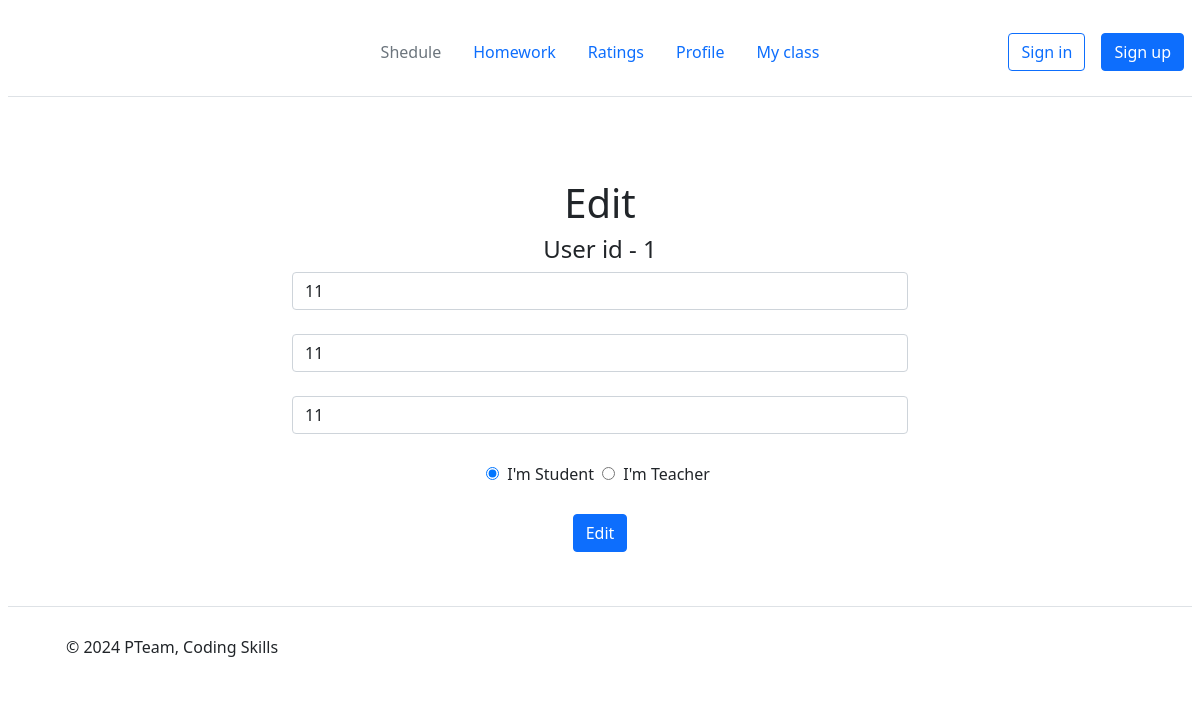
The app's page /profile/edit/1 with its own data.
### models.py (models this page shows)
class Users(db.Model):
    user_id = db.Column(db.Integer, primary_key=True)
    name = db.Column(db.String(20), nullable=False)
    surname = db.Column(db.String(20), nullable=False)
    fatname = db.Column(db.String(20), nullable=False)
    password = db.Column(db.String(20), nullable=False)
    is_teacher = db.Column(db.Boolean, default=False)
    is_student = db.Column(db.Boolean, default=False)
    is_admin = db.Column(db.Boolean, default=False)

### main.py (the view)
@app.route('/profile/edit/<int:user_id>', methods=['POST', 'GET'])  # Профиль
def profile_edit(user_id):
    user = Users.query.filter_by(user_id=user_id).first()
    if request.method == 'POST':
        name = request.form['name']
        surname = request.form['surname']
        fatname = request.form['fatname']
        type_user = request.form.get('type_user')
        is_teacher = True if type_user == 'teacher' else False
        is_student = not is_teacher
        if not all((name, surname, fatname, type_user)):
            return render_template('profile_edit.html', user_id=user_id, name=user.name, surname=user.surname,
                                   fatname=user.fatname, is_student=is_student, is_teacher=is_teacher,
                                   clear_fields=True)
        if Users.query.filter_by(name=name, fatname=fatname, surname=surname) and user.is_teacher != is_teacher:
            return render_template('profile_edit.html', user_id=user_id, name=user.name, surname=user.surname,
                                   fatname=user.fatname, is_student=is_student, is_teacher=is_teacher, user_exists=True)
        try:
            user.name = name
            user.surname = surname
            user.fatname = fatname
            user.is_student = is_student
            user.is_teacher = is_teacher
            db.session.commit()
            return render_template('notification.html', message=MESSAGE_LIST[3965], message_id=3965,
                                   url=f'/profile/{user_id}', text='Back to profile')
        except Exception as e:
            print(e)
            return render_template('notification.html', message=MESSAGE_LIST[4898], message_id=4898,
                                   url=f'/profile/{user_id}', text='Back to profile')
    else:
        if user:
            is_student = user.is_student
            is_teacher = user.is_teacher
            return render_template('profile_edit.html', user_id=user_id, name=user.name, surname=user.surname,
                                   fatname=user.fatname, is_student=is_student, is_teacher=is_teacher)
        else:
            return render_template('notification.html', message=MESSAGE_LIST[5633], message_id=5633, url=f'/',
                                   text='To main')

### templates/profile_edit.html (shortened to what this page needs)
{% extends "base.html" %}
{% block body%}
<div class="prof-container">
    <div class="column">
        <div class="container">
            <div class="user-info">
                <div class="container mt-5">
                    <h1>Edit</h1>
                    <h4>User id - {{user_id}}</h4>
                    <form method="post">
                        <input type="text" name="surname" class="form-control" placeholder="Enter surname"
                               value="{{surname}}"><br>
                        <input type="text" name="name" class="form-control" placeholder="Enter name"
                               value="{{name}}"><br>
                        <input type="text" name="fatname" class="form-control" placeholder="Enter fatname"
                               value="{{fatname}}"><br>
                        {% if is_student %}
                        <input type="radio" id="student" name="type_user" value="student" checked>
                        <label for="option1">I'm Student</label>
                        <input type="radio" id="teacher" name="type_user" value="teacher">
                        <label for="option2">I'm Teacher</label>
                        {% endif %}
                        <br><br>
                        <input type="submit" class="btn btn-primary" value="Edit">
                    </form>
                </div>
            </div>
        </div>
    </div>
</div>
{% endblock %}

### templates/base.html (shortened to what this page needs)
<!DOCTYPE html>
<html lang="en">
<head>
    <link href="https://cdn.jsdelivr.net/npm/bootstrap@5.1.3/dist/css/bootstrap.min.css" rel="stylesheet"
>
    <link rel="stylesheet" href="{{url_for('static', filename='style.css')}}">
</head>
<body>
<header class="d-flex flex-wrap align-items-center justify-content-center justify-content-md-between py-3 mb-4 border-bottom">
    <div class="col-md-3 mb-2 mb-md-0">
            <svg class="bi" width="40" height="32" role="img" aria-label="Bootstrap">
                <use xlink:href="#bootstrap"></use>
            </svg>
    </div>
    <ul class="nav col-12 col-md-auto mb-2 justify-content-center mb-md-0">
        <li><a href="/schedule/" class="nav-link px-2 link-secondary">Shedule</a></li>
        <li><a href="/homeworks/" class="nav-link px-2">Homework</a></li>
        <li><a href="/ratings/" class="nav-link px-2">Ratings</a></li>
        <li><a href="/profile/" class="nav-link px-2">Profile</a></li>
        <li><a href="/myclass/" class="nav-link px-2">My class</a></li>
    </ul>
    <div class="col-md-3 text-end">
        <a href="/signin" class="btn btn-outline-primary me-2">Sign in</a>
        <a href="/signup" class="btn btn-primary">Sign up</a>
    </div>
</header>
{% block body%}
{% endblock %}
<footer class="d-flex flex-wrap justify-content-between align-items-center py-3 my-4 border-top">
    <div class="col-md-4 d-flex align-items-center">
        <a href="/" class="mb-3 me-2 mb-md-0 text-body-secondary text-decoration-none lh-1">
            <svg class="bi" width="30" height="24">
                <use xlink:href="#bootstrap"></use>
            </svg>
        </a>
        <span class="mb-3 mb-md-0 text-body-secondary">© 2024 PTeam, Coding Skills</span>
    </div>
</footer>
</body>
</html>

### static/style.css (style rules this page uses)
* { margin: 4px; }
.container { text-align: center; }
.column { flex: 2px; margin: 10px; }
.prof-container { display: flex; width: 700px; margin: auto; justify-content: space-between; }
.user-info { margin-bottom: 20px; }

### records on screen
Users: surname "11", name "11", fatname "11"

### other values on screen
{{ user_id }} "1"
